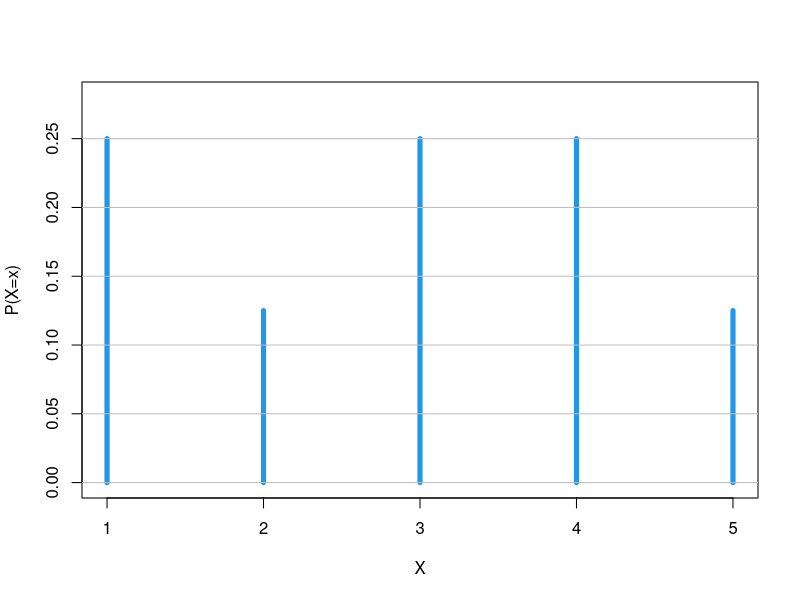
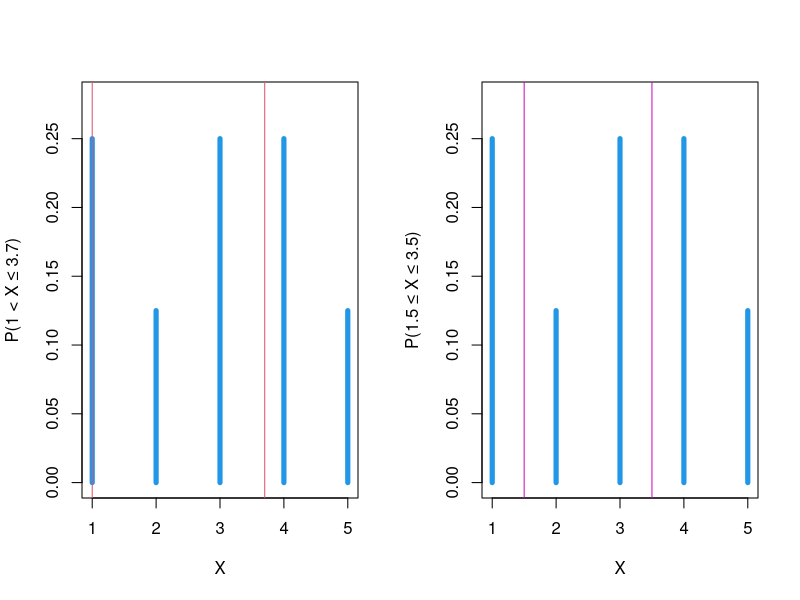

Generate these figures, in order, with R:
setwd("C:/Users/Laura/Desktop/BIOESTADÍSTICA/P-2")

# Ejercicio 1
# Realizar la representación gráfica de la función de distribución de X, y calcular las probabilidades P(1 < X ≤ 3.7), y P(1.5 ≤ X ≤ 3.5).
x= c(1,2,3,4,5)
Px= c(2/8,1/8,2/8,2/8,1/8)

plot(x, Px, type="h", xlab="X", ylab="P(X=x)", col=4, ylim=c(0,0.28), lwd = 5) #type = "h" para dibujar líneas verticales
grid(nx = NA, ny = NULL,lty = 1, col = "gray", lwd = 1) #cuadricular el gráfico

par(mfrow=c(1,2)) #obtener dos gráficos en la misma figura
plot(x, Px, type="h", xlab="X", ylab="P(1 < X ≤ 3.7)", col=4, ylim=c(0,0.28), lwd = 5)
abline(v = c(1,3.7), col=2) #añadir en x=1 y x=3.7 líneas rojas verticales para analizar el contenido entre medias
plot(x, Px, type="h", xlab="X", ylab="P(1.5 ≤ X ≤ 3.5)", col=4, ylim=c(0,0.28), lwd = 5)
abline(v = c(1.5,3.5), col=6)

Pintervalo=Px[2]+Px[3] #0.125+0.25=0.375, que corresponde a P(1 < X ≤ 3.7), y P(1.5 ≤ X ≤ 3.5)
Pintervalo